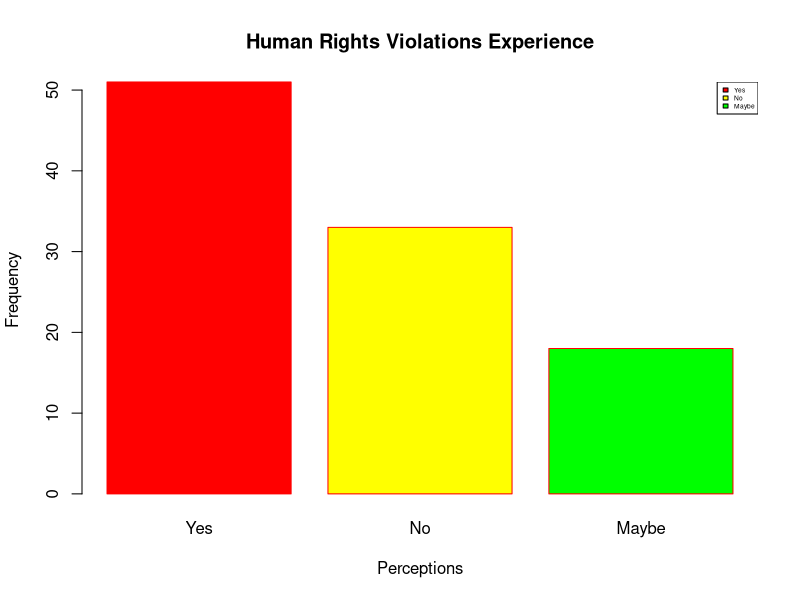

Reproduce this figure in R.
h <- c(51, 33, 18)
m <- c("Yes", "No", "Maybe")

barplot(h, xlab = "Perceptions", ylab = "Frequency", main = "Human Rights Violations Experience",
        names.arg = m, border = "red", col = c('red', 'yellow', 'green'))
legend("topright", m, cex = 0.4, fill = c('red', 'yellow', 'green'))
